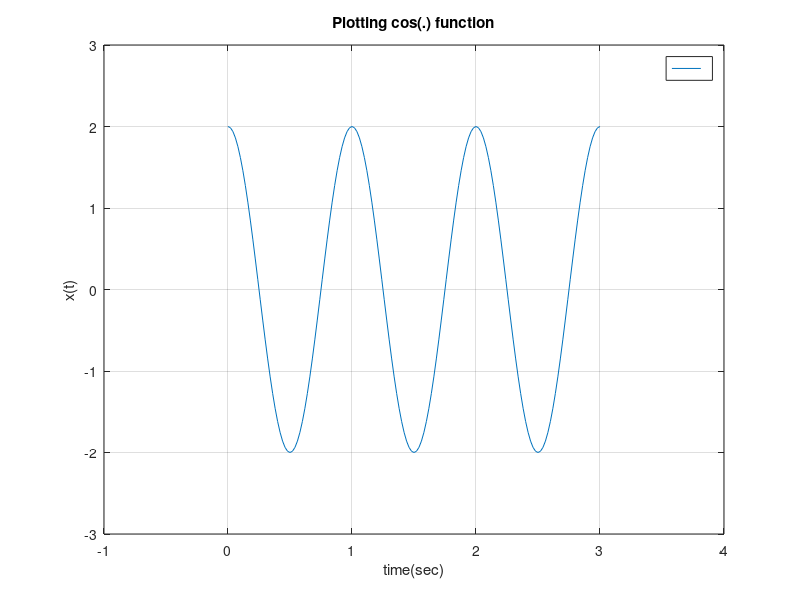

This figure's MATLAB source:
% First plot in MATLAB

t = 0:0.02:3; % Time Span
y = 2*cos(2*pi*t); % Signal

plot(t,y)
xlabel('time(sec)'), ylabel('x(t)'), title('Plotting cos(.) function'), grid on
xlim([-1 4]), ylim([-3 3]), legend('')